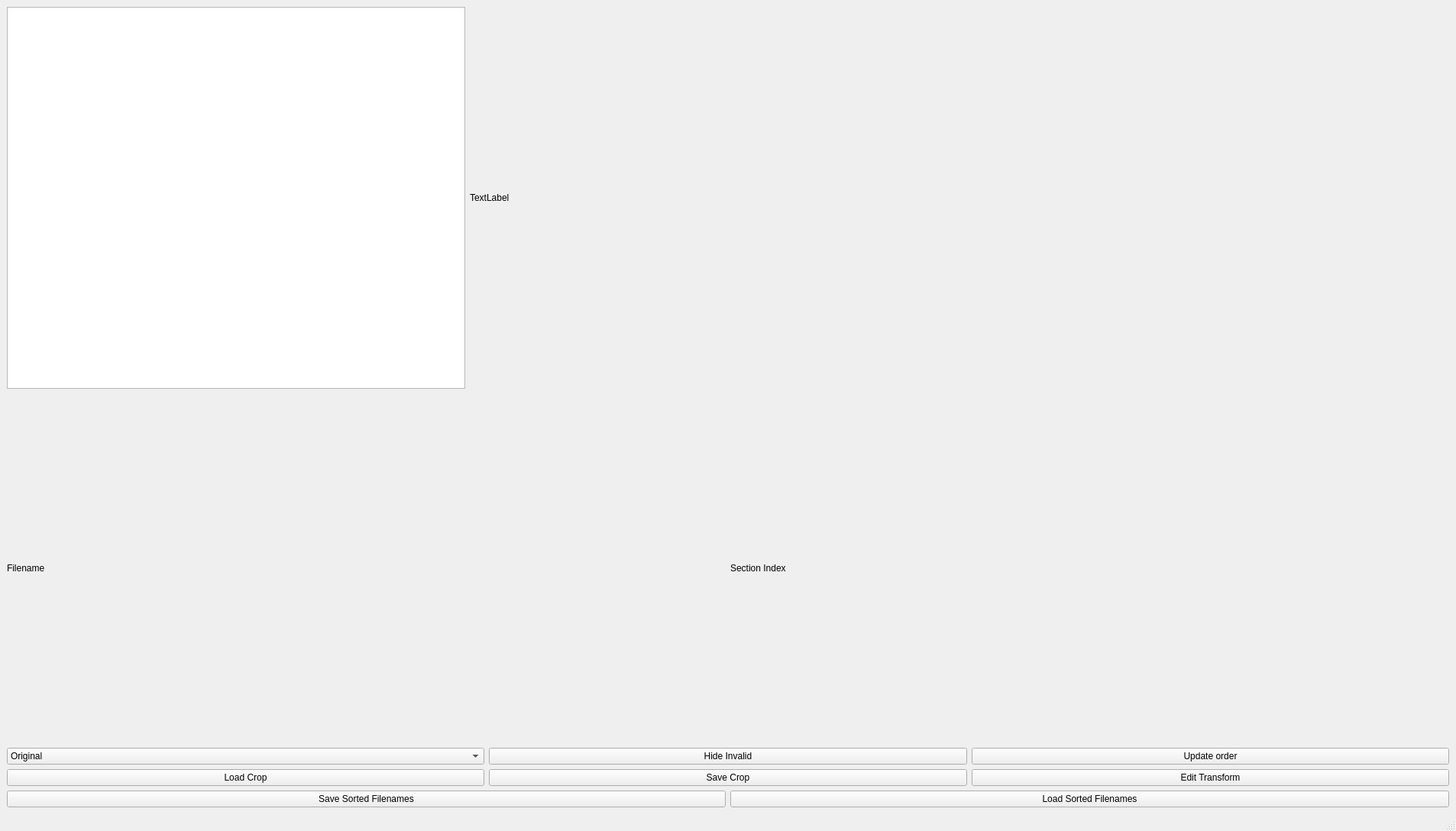
<?xml version="1.0" encoding="UTF-8"?>
<ui version="4.0">
 <class>PreprocessGui</class>
 <widget class="QMainWindow" name="PreprocessGui">
  <property name="geometry">
   <rect>
    <x>0</x>
    <y>0</y>
    <width>1906</width>
    <height>1088</height>
   </rect>
  </property>
  <property name="windowTitle">
   <string>MainWindow</string>
  </property>
  <widget class="QWidget" name="centralwidget">
   <layout class="QVBoxLayout" name="verticalLayout_3">
    <item>
     <layout class="QHBoxLayout" name="horizontalLayout_9">
      <item>
       <layout class="QVBoxLayout" name="verticalLayout">
        <item>
         <layout class="QHBoxLayout" name="horizontalLayout_8">
          <item>
           <widget class="QGraphicsView" name="sorted_sections_gview">
            <property name="sizePolicy">
             <sizepolicy hsizetype="Fixed" vsizetype="Fixed">
              <horstretch>0</horstretch>
              <verstretch>0</verstretch>
             </sizepolicy>
            </property>
            <property name="minimumSize">
             <size>
              <width>600</width>
              <height>500</height>
             </size>
            </property>
           </widget>
          </item>
          <item>
           <widget class="QLabel" name="label_sorted_sections_status">
            <property name="text">
             <string>TextLabel</string>
            </property>
           </widget>
          </item>
         </layout>
        </item>
        <item>
         <layout class="QHBoxLayout" name="horizontalLayout_6">
          <item>
           <widget class="QLabel" name="label_sorted_sections_filename">
            <property name="text">
             <string>Filename</string>
            </property>
           </widget>
          </item>
          <item>
           <widget class="QLabel" name="label_sorted_sections_index">
            <property name="text">
             <string>Section Index</string>
            </property>
           </widget>
          </item>
         </layout>
        </item>
        <item>
         <layout class="QGridLayout" name="gridLayout_2">
          <item row="3" column="4">
           <widget class="QPushButton" name="button_edit_transform">
            <property name="text">
             <string>Edit Transform</string>
            </property>
           </widget>
          </item>
          <item row="3" column="1">
           <widget class="QPushButton" name="button_load_crop">
            <property name="text">
             <string>Load Crop</string>
            </property>
           </widget>
          </item>
          <item row="3" column="3">
           <widget class="QPushButton" name="button_save_crop">
            <property name="text">
             <string>Save Crop</string>
            </property>
           </widget>
          </item>
          <item row="2" column="1">
           <widget class="QComboBox" name="comboBox_show">
            <item>
             <property name="text">
              <string>Original</string>
             </property>
            </item>
            <item>
             <property name="text">
              <string>Original Aligned</string>
             </property>
            </item>
            <item>
             <property name="text">
              <string>Mask Contoured</string>
             </property>
            </item>
            <item>
             <property name="text">
              <string>Brainstem Cropped</string>
             </property>
            </item>
            <item>
             <property name="text">
              <string>Brainstem Cropped Masked</string>
             </property>
            </item>
           </widget>
          </item>
          <item row="2" column="4">
           <widget class="QPushButton" name="button_update_order">
            <property name="text">
             <string>Update order</string>
            </property>
           </widget>
          </item>
          <item row="2" column="3">
           <widget class="QPushButton" name="button_toggle_show_hide_invalid">
            <property name="text">
             <string>Hide Invalid</string>
            </property>
           </widget>
          </item>
         </layout>
        </item>
       </layout>
      </item>
     </layout>
    </item>
    <item>
     <layout class="QHBoxLayout" name="horizontalLayout_2">
      <item>
       <widget class="QPushButton" name="button_save_sorted_filenames">
        <property name="text">
         <string>Save Sorted Filenames</string>
        </property>
       </widget>
      </item>
      <item>
       <widget class="QPushButton" name="button_load_sorted_filenames">
        <property name="text">
         <string>Load Sorted Filenames</string>
        </property>
       </widget>
      </item>
     </layout>
    </item>
   </layout>
  </widget>
  <widget class="QMenuBar" name="menubar">
   <property name="geometry">
    <rect>
     <x>0</x>
     <y>0</y>
     <width>1906</width>
     <height>25</height>
    </rect>
   </property>
  </widget>
  <widget class="QStatusBar" name="statusbar"/>
 </widget>
 <resources/>
 <connections/>
</ui>
